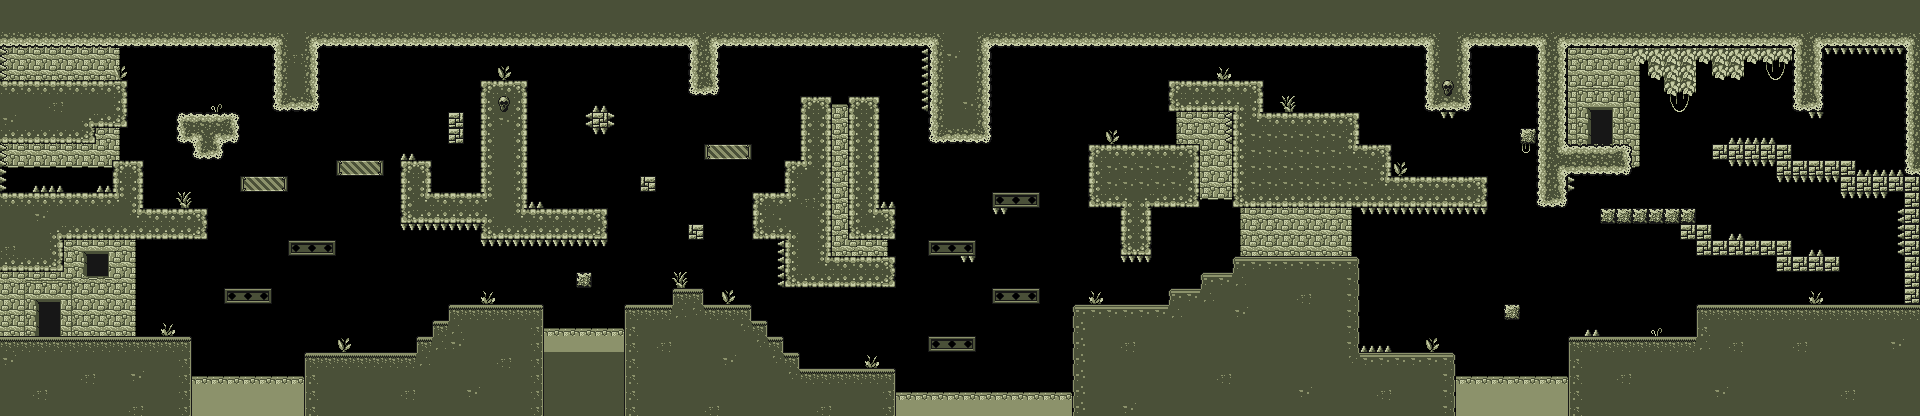

This is a level from a 2D game, rendered from its Tiled map with the project's own tilesets. A one-line summary and the map file follow, with tile-layer data summarised:
An orthogonal 120x26 tile map with 16x16 px tiles, 3 tile layers (far detail, terrain, near detail) and 211 objects (89x solid, 63x collectible, 31x spikes, 12x enemy, 7x prop, ...).

<map version="1.2" tiledversion="1.3.0" orientation="orthogonal" renderorder="right-down" compressionlevel="0" width="120" height="26" tilewidth="16" tileheight="16" infinite="0" nextlayerid="9" nextobjectid="221">
 <tileset firstgid="1" name="gearboy00" tilewidth="16" tileheight="16" tilecount="132" columns="11">
  <image source="../images/tiles/gearboy00.png" width="176" height="192" />
 </tileset>
 <layer id="6" name="far detail" width="120" height="26">
  <data>[3120 cells, 185 non-empty, 9 distinct tile ids]</data>
 </layer>
 <layer id="7" name="terrain" width="120" height="26">
  <data>[3120 cells, 1639 non-empty, 76 distinct tile ids]</data>
 </layer>
 <layer id="8" name="near detail" width="120" height="26">
  <data>[3120 cells, 20 non-empty, 5 distinct tile ids]</data>
 </layer>
 <objectgroup id="3" name="objects">
  <!-- 211 objects omitted --></objectgroup>
</map>
<!-- 211 of 211 objects omitted -->
